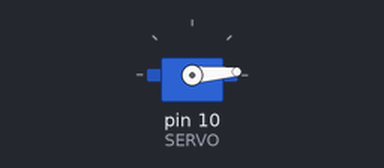
Simulated run of this sketch. Board: Arduino Uno, built with avr-gcc and run on an emulated ATmega328P. On the bench: servo.

Above: at 0.1 s.
At 3.1 s:
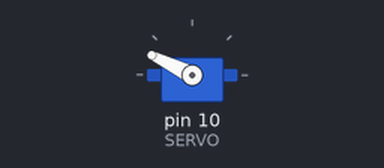
At 6.5 s:
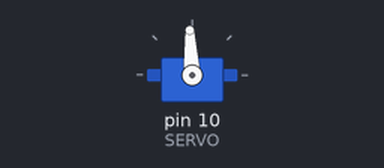
At 12.9 s:
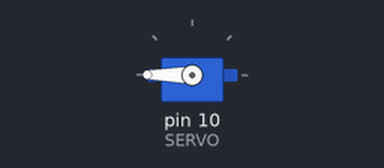
Timing chart, 0 to 14.4 s (numbered marks = the images above):
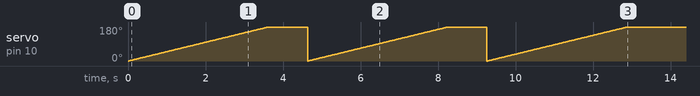

The sketch:

355.ino
```cpp
//p.208

#include <Servo.h>

const int SERVO = 10;
Servo servo;

void setup() {
  servo.attach(SERVO);

  for(int cnt=0;cnt<=2;cnt++){
    for(int angle=0;angle<=180;angle++){
      servo.write(angle);
      delay(20);
    }
    delay(1000);
  }

  servo.detach();
}

void loop() {

}
```
